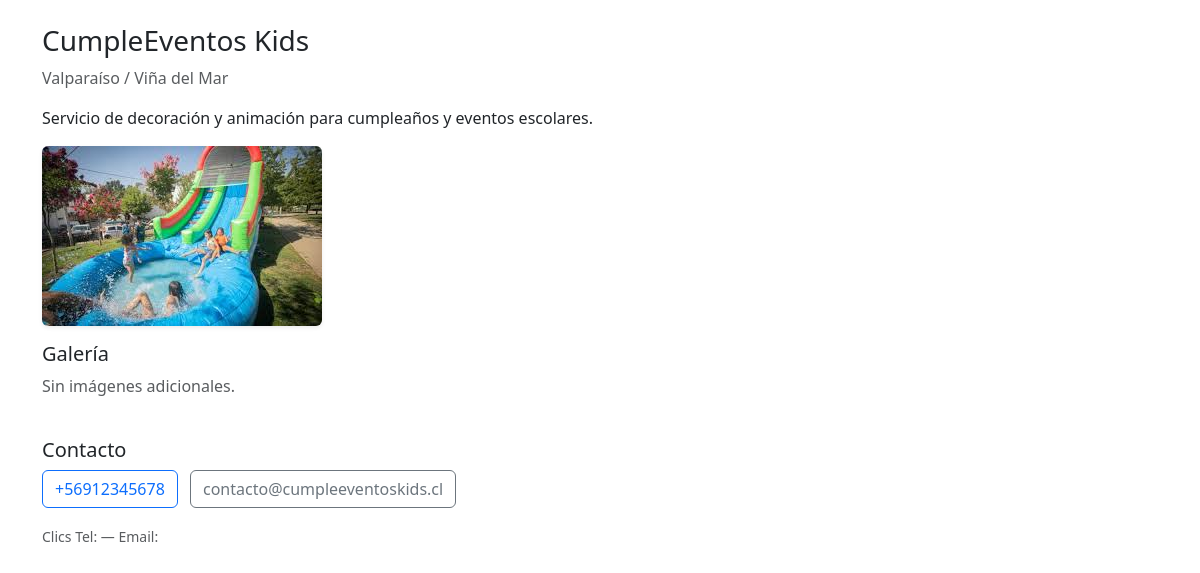
Page /empresas/empresa_detail.php?id=1 on the committed database.
### tables this page shows
CREATE TABLE `empresas` (
  `id` int(11) NOT NULL,
  `nombre` varchar(100) NOT NULL,
  `descripcion` text DEFAULT NULL,
  `telefono` varchar(20) DEFAULT NULL,
  `email` varchar(100) DEFAULT NULL,
  `imagen_principal` varchar(255) DEFAULT NULL,
  `galeria1` varchar(255) DEFAULT NULL,
  `galeria2` varchar(255) DEFAULT NULL,
  `galeria3` varchar(255) DEFAULT NULL,
  `region` varchar(100) DEFAULT NULL,
  `comuna` varchar(100) DEFAULT NULL,
  `clics_telefono` int(11) DEFAULT 0,
  `clics_email` int(11) DEFAULT 0,
  `patrocinada` tinyint(4) NOT NULL
);

### empresas/empresa_detail.php (the view, shortened to what this page needs)
<?php
require '../include/conexion.php';
$id = $_GET['id'] ?? null;
$stmt = $conn->prepare("SELECT * FROM empresas WHERE id = ?");
$stmt->bind_param("i", $id);
$stmt->execute();
$empresa = $stmt->get_result()->fetch_assoc();
$imagenes = array_filter([$empresa['imagen1'], $empresa['imagen2'], $empresa['imagen3']]);
?>
<!DOCTYPE html>
<html lang="es">
<head>
  <link href="https://cdn.jsdelivr.net/npm/bootstrap@5.3.0/dist/css/bootstrap.min.css" rel="stylesheet">
</head>
<body>
<div class="container mt-4">
  <h3><?= htmlspecialchars($empresa['nombre']) ?></h3>
  <p class="text-muted"><?= $empresa['region'] ?> / <?= $empresa['comuna'] ?></p>
  <p><?= nl2br(htmlspecialchars($empresa['descripcion'])) ?></p>
  <div class="mb-3">
    <img src="../uploads/empresas/<?= $empresa['imagen_principal'] ?>" class="img-fluid rounded shadow-sm" alt="Imagen principal">
  </div>
  <h5>Galería</h5>
  <div class="row galeria mb-4">
    <?php if (empty($imagenes)): ?>
      <p class="text-muted">Sin imágenes adicionales.</p>
    <?php endif; ?>
  </div>
  <h5>Contacto</h5>
  <div class="mb-3">
    <a href="empresa_detail.php?id=<?= $id ?>&click=tel" class="btn btn-outline-primary me-2"><?= $empresa['telefono'] ?></a>
    <a href="empresa_detail.php?id=<?= $id ?>&click=email" class="btn btn-outline-secondary"><?= $empresa['email'] ?></a>
  </div>
  <small class="text-muted">Clics Tel: <?= $empresa['clicks_tel'] ?> — Email: <?= $empresa['clicks_email'] ?></small>
</div>
</body>
</html>

### rows in the picture
empresas: nombre "CumpleEventos Kids", region "Valparaíso", comuna "Viña del Mar", descripcion "Servicio de decoración y animación para cumpleaños y eventos escolares.", imagen_principal (picture), telefono "+56912345678", email "contacto@cumpleeventoskids.cl"
